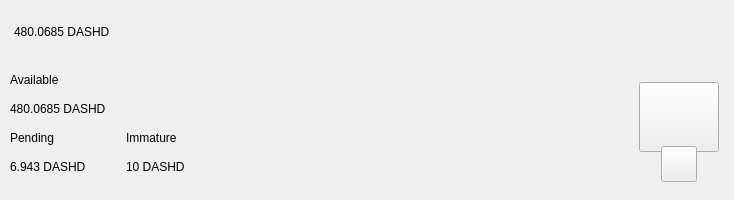
<?xml version="1.0" encoding="UTF-8"?>
<ui version="4.0">
 <class>TopBar</class>
 <widget class="QWidget" name="TopBar">
  <property name="geometry">
   <rect>
    <x>0</x>
    <y>0</y>
    <width>734</width>
    <height>200</height>
   </rect>
  </property>
  <property name="minimumSize">
   <size>
    <width>0</width>
    <height>200</height>
   </size>
  </property>
  <property name="maximumSize">
   <size>
    <width>16777215</width>
    <height>200</height>
   </size>
  </property>
  <property name="windowTitle">
   <string>Form</string>
  </property>
  <layout class="QVBoxLayout" name="verticalLayout_10" stretch="0">
   <property name="spacing">
    <number>0</number>
   </property>
   <property name="leftMargin">
    <number>0</number>
   </property>
   <property name="topMargin">
    <number>0</number>
   </property>
   <property name="rightMargin">
    <number>0</number>
   </property>
   <property name="bottomMargin">
    <number>0</number>
   </property>
   <item>
    <widget class="PFBorderImage" name="containerTop">
     <layout class="QVBoxLayout" name="verticalLayout_11">
      <property name="spacing">
       <number>0</number>
      </property>
      <property name="leftMargin">
       <number>0</number>
      </property>
      <property name="topMargin">
       <number>0</number>
      </property>
      <property name="rightMargin">
       <number>0</number>
      </property>
      <property name="bottomMargin">
       <number>0</number>
      </property>
      <item>
       <widget class="QWidget" name="top_container_2" native="true">
        <property name="minimumSize">
         <size>
          <width>0</width>
          <height>65</height>
         </size>
        </property>
        <layout class="QHBoxLayout" name="top_container">
         <property name="spacing">
          <number>0</number>
         </property>
         <property name="leftMargin">
          <number>14</number>
         </property>
         <property name="topMargin">
          <number>0</number>
         </property>
         <property name="rightMargin">
          <number>14</number>
         </property>
         <property name="bottomMargin">
          <number>0</number>
         </property>
         <item alignment="Qt::AlignVCenter">
          <widget class="QWidget" name="widgetTopAmount" native="true">
           <property name="sizePolicy">
            <sizepolicy hsizetype="Preferred" vsizetype="Maximum">
             <horstretch>0</horstretch>
             <verstretch>0</verstretch>
            </sizepolicy>
           </property>
           <layout class="QHBoxLayout" name="horizontalLayout_5">
            <property name="spacing">
             <number>0</number>
            </property>
            <property name="leftMargin">
             <number>0</number>
            </property>
            <property name="topMargin">
             <number>0</number>
            </property>
            <property name="rightMargin">
             <number>0</number>
            </property>
            <property name="bottomMargin">
             <number>0</number>
            </property>
            <item alignment="Qt::AlignTop">
             <widget class="QLabel" name="labelAmountTopPiv">
              <property name="minimumSize">
               <size>
                <width>0</width>
                <height>36</height>
               </size>
              </property>
              <property name="styleSheet">
               <string notr="true">padding:0px;margin:0px;</string>
              </property>
              <property name="text">
               <string notr="true">480.0685 DASHD</string>
              </property>
             </widget>
            </item>
           </layout>
          </widget>
         </item>
         <item>
          <spacer name="horizontalSpacer">
           <property name="orientation">
            <enum>Qt::Horizontal</enum>
           </property>
           <property name="sizeHint" stdset="0">
            <size>
             <width>40</width>
             <height>20</height>
            </size>
           </property>
          </spacer>
         </item>
         <item>
          <layout class="QHBoxLayout" name="horizontalLayout_4">
           <property name="spacing">
            <number>12</number>
           </property>
           <property name="rightMargin">
            <number>0</number>
           </property>
           <item alignment="Qt::AlignRight">
            <widget class="QWidget" name="layoutSync" native="true">
             <property name="minimumSize">
              <size>
               <width>0</width>
               <height>36</height>
              </size>
             </property>
             <property name="maximumSize">
              <size>
               <width>16777215</width>
               <height>36</height>
              </size>
             </property>
             <layout class="QVBoxLayout" name="verticalLayout_9">
              <property name="leftMargin">
               <number>0</number>
              </property>
              <property name="topMargin">
               <number>0</number>
              </property>
              <property name="rightMargin">
               <number>0</number>
              </property>
              <property name="bottomMargin">
               <number>0</number>
              </property>
              <item>
               <widget class="ExpandableButton" name="pushButtonSync" native="true">
                <property name="minimumSize">
                 <size>
                  <width>36</width>
                  <height>36</height>
                 </size>
                </property>
                <property name="maximumSize">
                 <size>
                  <width>16777215</width>
                  <height>36</height>
                 </size>
                </property>
               </widget>
              </item>
             </layout>
            </widget>
           </item>
           <item>
            <widget class="ExpandableButton" name="pushButtonHDUpgrade" native="true">
             <property name="minimumSize">
              <size>
               <width>36</width>
               <height>36</height>
              </size>
             </property>
            </widget>
           </item>
           <item>
            <widget class="ExpandableButton" name="pushButtonStack" native="true">
             <property name="minimumSize">
              <size>
               <width>36</width>
               <height>36</height>
              </size>
             </property>
            </widget>
           </item>
           <item>
            <widget class="ExpandableButton" name="pushButtonColdStaking" native="true">
             <property name="minimumSize">
              <size>
               <width>36</width>
               <height>36</height>
              </size>
             </property>
            </widget>
           </item>
           <item>
            <widget class="ExpandableButton" name="pushButtonConnection" native="true">
             <property name="minimumSize">
              <size>
               <width>36</width>
               <height>36</height>
              </size>
             </property>
            </widget>
           </item>
           <item>
            <widget class="ExpandableButton" name="pushButtonTor" native="true">
             <property name="minimumSize">
              <size>
               <width>36</width>
               <height>36</height>
              </size>
             </property>
            </widget>
           </item>
           <item>
            <widget class="ExpandableButton" name="pushButtonLock" native="true">
             <property name="sizePolicy">
              <sizepolicy hsizetype="Expanding" vsizetype="Expanding">
               <horstretch>0</horstretch>
               <verstretch>0</verstretch>
              </sizepolicy>
             </property>
             <property name="minimumSize">
              <size>
               <width>36</width>
               <height>0</height>
              </size>
             </property>
            </widget>
           </item>
           <item>
            <widget class="ExpandableButton" name="pushButtonTheme" native="true">
             <property name="minimumSize">
              <size>
               <width>36</width>
               <height>36</height>
              </size>
             </property>
             <property name="maximumSize">
              <size>
               <width>16777215</width>
               <height>36</height>
              </size>
             </property>
            </widget>
           </item>
           <item>
            <widget class="ExpandableButton" name="pushButtonFAQ" native="true">
             <property name="minimumSize">
              <size>
               <width>36</width>
               <height>36</height>
              </size>
             </property>
            </widget>
           </item>
          </layout>
         </item>
        </layout>
       </widget>
      </item>
      <item>
       <widget class="QWidget" name="bottom_container" native="true">
        <property name="minimumSize">
         <size>
          <width>0</width>
          <height>135</height>
         </size>
        </property>
        <layout class="QHBoxLayout" name="botton_container">
         <property name="leftMargin">
          <number>10</number>
         </property>
         <property name="topMargin">
          <number>0</number>
         </property>
         <property name="rightMargin">
          <number>10</number>
         </property>
         <property name="bottomMargin">
          <number>10</number>
         </property>
         <item>
          <layout class="QHBoxLayout" name="horizontalLayout_3">
           <property name="bottomMargin">
            <number>9</number>
           </property>
           <item>
            <layout class="QVBoxLayout" name="verticalLayout_7">
             <property name="spacing">
              <number>0</number>
             </property>
             <property name="leftMargin">
              <number>0</number>
             </property>
             <property name="rightMargin">
              <number>30</number>
             </property>
             <item>
              <layout class="QVBoxLayout" name="verticalLayout_2">
               <item>
                <widget class="QLabel" name="labelTitle1">
                 <property name="text">
                  <string>Available</string>
                 </property>
                </widget>
               </item>
               <item>
                <widget class="QLabel" name="labelAmountPiv">
                 <property name="text">
                  <string notr="true">480.0685 DASHD</string>
                 </property>
                </widget>
               </item>
              </layout>
             </item>
             <item>
              <layout class="QHBoxLayout" name="horizontalLayout_2">
               <property name="spacing">
                <number>0</number>
               </property>
               <item>
                <layout class="QVBoxLayout" name="verticalLayout_3">
                 <item>
                  <widget class="QLabel" name="labelTitle3">
                   <property name="text">
                    <string>Pending</string>
                   </property>
                  </widget>
                 </item>
                 <item>
                  <widget class="QLabel" name="labelPendingPiv">
                   <property name="text">
                    <string notr="true">6.943 DASHD</string>
                   </property>
                  </widget>
                 </item>
                </layout>
               </item>
               <item>
                <spacer name="horizontalSpacer_3">
                 <property name="orientation">
                  <enum>Qt::Horizontal</enum>
                 </property>
                 <property name="sizeType">
                  <enum>QSizePolicy::Fixed</enum>
                 </property>
                 <property name="sizeHint" stdset="0">
                  <size>
                   <width>40</width>
                   <height>20</height>
                  </size>
                 </property>
                </spacer>
               </item>
               <item>
                <layout class="QVBoxLayout" name="verticalLayout_4">
                 <item>
                  <widget class="QLabel" name="labelTitle4">
                   <property name="text">
                    <string>Immature</string>
                   </property>
                  </widget>
                 </item>
                 <item>
                  <widget class="QLabel" name="labelImmaturePiv">
                   <property name="text">
                    <string notr="true">10 DASHD</string>
                   </property>
                  </widget>
                 </item>
                </layout>
               </item>
              </layout>
             </item>
            </layout>
           </item>
          </layout>
         </item>
         <item>
          <spacer name="horizontalSpacer_2">
           <property name="orientation">
            <enum>Qt::Horizontal</enum>
           </property>
           <property name="sizeHint" stdset="0">
            <size>
             <width>40</width>
             <height>20</height>
            </size>
           </property>
          </spacer>
         </item>
         <item alignment="Qt::AlignHCenter|Qt::AlignVCenter">
          <widget class="QWidget" name="qrContainer" native="true">
           <property name="sizePolicy">
            <sizepolicy hsizetype="Preferred" vsizetype="Minimum">
             <horstretch>0</horstretch>
             <verstretch>0</verstretch>
            </sizepolicy>
           </property>
           <property name="minimumSize">
            <size>
             <width>90</width>
             <height>110</height>
            </size>
           </property>
           <property name="maximumSize">
            <size>
             <width>90</width>
             <height>110</height>
            </size>
           </property>
           <layout class="QVBoxLayout" name="containerQR">
            <property name="spacing">
             <number>0</number>
            </property>
            <property name="leftMargin">
             <number>5</number>
            </property>
            <property name="topMargin">
             <number>10</number>
            </property>
            <property name="rightMargin">
             <number>5</number>
            </property>
            <property name="bottomMargin">
             <number>0</number>
            </property>
            <item>
             <widget class="QPushButton" name="btnQr">
              <property name="minimumSize">
               <size>
                <width>70</width>
                <height>70</height>
               </size>
              </property>
              <property name="maximumSize">
               <size>
                <width>16777215</width>
                <height>70</height>
               </size>
              </property>
              <property name="focusPolicy">
               <enum>Qt::NoFocus</enum>
              </property>
              <property name="text">
               <string/>
              </property>
              <property name="iconSize">
               <size>
                <width>70</width>
                <height>70</height>
               </size>
              </property>
             </widget>
            </item>
            <item>
             <spacer name="verticalSpacer">
              <property name="orientation">
               <enum>Qt::Vertical</enum>
              </property>
              <property name="sizeType">
               <enum>QSizePolicy::Fixed</enum>
              </property>
              <property name="sizeHint" stdset="0">
               <size>
                <width>20</width>
                <height>20</height>
               </size>
              </property>
             </spacer>
            </item>
            <item alignment="Qt::AlignHCenter|Qt::AlignBottom">
             <widget class="QPushButton" name="pushButtonQR">
              <property name="minimumSize">
               <size>
                <width>36</width>
                <height>36</height>
               </size>
              </property>
              <property name="maximumSize">
               <size>
                <width>36</width>
                <height>36</height>
               </size>
              </property>
              <property name="focusPolicy">
               <enum>Qt::NoFocus</enum>
              </property>
              <property name="text">
               <string/>
              </property>
             </widget>
            </item>
           </layout>
          </widget>
         </item>
        </layout>
       </widget>
      </item>
     </layout>
    </widget>
   </item>
  </layout>
 </widget>
 <customwidgets>
  <customwidget>
   <class>ExpandableButton</class>
   <extends>QWidget</extends>
   <header>qt/pivx/expandablebutton.h</header>
   <container>1</container>
  </customwidget>
  <customwidget>
   <class>PFBorderImage</class>
   <extends>QFrame</extends>
   <header>qt/pivx/pfborderimage.h</header>
   <container>1</container>
  </customwidget>
 </customwidgets>
 <resources/>
 <connections/>
</ui>
